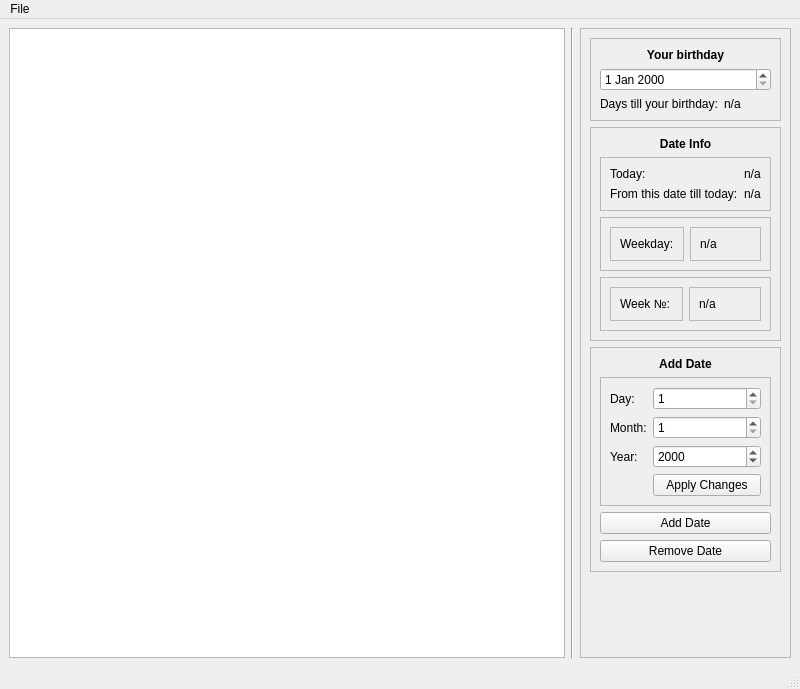
<?xml version="1.0" encoding="UTF-8"?>
<ui version="4.0">
 <class>MainWindow</class>
 <widget class="QMainWindow" name="MainWindow">
  <property name="geometry">
   <rect>
    <x>0</x>
    <y>0</y>
    <width>800</width>
    <height>689</height>
   </rect>
  </property>
  <property name="windowTitle">
   <string>MainWindow</string>
  </property>
  <widget class="QWidget" name="centralwidget">
   <layout class="QHBoxLayout" name="horizontalLayout">
    <item>
     <widget class="QTableWidget" name="tableWidget"/>
    </item>
    <item>
     <widget class="Line" name="line">
      <property name="orientation">
       <enum>Qt::Vertical</enum>
      </property>
     </widget>
    </item>
    <item>
     <widget class="QFrame" name="settingsFrame">
      <property name="sizePolicy">
       <sizepolicy hsizetype="Maximum" vsizetype="Preferred">
        <horstretch>0</horstretch>
        <verstretch>0</verstretch>
       </sizepolicy>
      </property>
      <property name="frameShape">
       <enum>QFrame::StyledPanel</enum>
      </property>
      <property name="frameShadow">
       <enum>QFrame::Raised</enum>
      </property>
      <layout class="QVBoxLayout" name="verticalLayout">
       <item>
        <widget class="QFrame" name="bdayFrame">
         <property name="sizePolicy">
          <sizepolicy hsizetype="Preferred" vsizetype="Minimum">
           <horstretch>0</horstretch>
           <verstretch>0</verstretch>
          </sizepolicy>
         </property>
         <property name="frameShape">
          <enum>QFrame::StyledPanel</enum>
         </property>
         <property name="frameShadow">
          <enum>QFrame::Raised</enum>
         </property>
         <layout class="QGridLayout" name="gridLayout">
          <item row="2" column="0">
           <widget class="QLabel" name="label_4">
            <property name="text">
             <string>Days till your birthday:</string>
            </property>
           </widget>
          </item>
          <item row="2" column="1">
           <widget class="QLabel" name="tillBdayValueLabel">
            <property name="text">
             <string>n/a</string>
            </property>
           </widget>
          </item>
          <item row="1" column="0" colspan="2">
           <widget class="QDateEdit" name="bdayDateEdit"/>
          </item>
          <item row="0" column="0" colspan="2">
           <widget class="QLabel" name="label_2">
            <property name="font">
             <font>
              <weight>75</weight>
              <bold>true</bold>
             </font>
            </property>
            <property name="text">
             <string>Your birthday</string>
            </property>
            <property name="alignment">
             <set>Qt::AlignCenter</set>
            </property>
           </widget>
          </item>
         </layout>
        </widget>
       </item>
       <item>
        <widget class="QFrame" name="infoFrame">
         <property name="frameShape">
          <enum>QFrame::StyledPanel</enum>
         </property>
         <property name="frameShadow">
          <enum>QFrame::Raised</enum>
         </property>
         <layout class="QVBoxLayout" name="verticalLayout_3">
          <item>
           <widget class="QLabel" name="label">
            <property name="enabled">
             <bool>true</bool>
            </property>
            <property name="font">
             <font>
              <weight>75</weight>
              <italic>false</italic>
              <bold>true</bold>
             </font>
            </property>
            <property name="layoutDirection">
             <enum>Qt::LeftToRight</enum>
            </property>
            <property name="text">
             <string>Date Info</string>
            </property>
            <property name="alignment">
             <set>Qt::AlignCenter</set>
            </property>
           </widget>
          </item>
          <item>
           <widget class="QFrame" name="todayFrame">
            <property name="frameShape">
             <enum>QFrame::StyledPanel</enum>
            </property>
            <property name="frameShadow">
             <enum>QFrame::Raised</enum>
            </property>
            <layout class="QFormLayout" name="formLayout_2">
             <item row="0" column="0">
              <widget class="QLabel" name="todayLabel">
               <property name="text">
                <string>Today:</string>
               </property>
              </widget>
             </item>
             <item row="1" column="0">
              <widget class="QLabel" name="label_3">
               <property name="text">
                <string>From this date till today:</string>
               </property>
              </widget>
             </item>
             <item row="0" column="1">
              <widget class="QLabel" name="todayValueLabel">
               <property name="text">
                <string>n/a</string>
               </property>
              </widget>
             </item>
             <item row="1" column="1">
              <widget class="QLabel" name="durationLabel">
               <property name="text">
                <string>n/a</string>
               </property>
              </widget>
             </item>
            </layout>
           </widget>
          </item>
          <item>
           <widget class="QFrame" name="WeekdayFrame">
            <property name="frameShape">
             <enum>QFrame::StyledPanel</enum>
            </property>
            <property name="frameShadow">
             <enum>QFrame::Raised</enum>
            </property>
            <layout class="QHBoxLayout" name="horizontalLayout_2">
             <item>
              <widget class="QFrame" name="weekdayLabelFrame">
               <property name="frameShape">
                <enum>QFrame::StyledPanel</enum>
               </property>
               <property name="frameShadow">
                <enum>QFrame::Raised</enum>
               </property>
               <layout class="QVBoxLayout" name="verticalLayout_4">
                <item>
                 <widget class="QLabel" name="weekdayLabel">
                  <property name="text">
                   <string>Weekday:</string>
                  </property>
                 </widget>
                </item>
               </layout>
              </widget>
             </item>
             <item>
              <widget class="QFrame" name="weekdayValueFrame">
               <property name="sizePolicy">
                <sizepolicy hsizetype="Expanding" vsizetype="Preferred">
                 <horstretch>0</horstretch>
                 <verstretch>0</verstretch>
                </sizepolicy>
               </property>
               <property name="frameShape">
                <enum>QFrame::StyledPanel</enum>
               </property>
               <property name="frameShadow">
                <enum>QFrame::Raised</enum>
               </property>
               <layout class="QVBoxLayout" name="verticalLayout_5">
                <item>
                 <widget class="QLabel" name="weekdayValueLabel">
                  <property name="text">
                   <string>n/a</string>
                  </property>
                 </widget>
                </item>
               </layout>
              </widget>
             </item>
            </layout>
           </widget>
          </item>
          <item>
           <widget class="QFrame" name="sinceStartFrame">
            <property name="frameShape">
             <enum>QFrame::StyledPanel</enum>
            </property>
            <property name="frameShadow">
             <enum>QFrame::Raised</enum>
            </property>
            <layout class="QHBoxLayout" name="horizontalLayout_4">
             <item>
              <widget class="QFrame" name="weekNumLabelFrame">
               <property name="frameShape">
                <enum>QFrame::StyledPanel</enum>
               </property>
               <property name="frameShadow">
                <enum>QFrame::Raised</enum>
               </property>
               <layout class="QVBoxLayout" name="verticalLayout_9">
                <item>
                 <widget class="QLabel" name="weekNumLabel">
                  <property name="text">
                   <string>Week №:</string>
                  </property>
                 </widget>
                </item>
               </layout>
              </widget>
             </item>
             <item>
              <widget class="QFrame" name="weekNumValueFrame">
               <property name="frameShape">
                <enum>QFrame::StyledPanel</enum>
               </property>
               <property name="frameShadow">
                <enum>QFrame::Raised</enum>
               </property>
               <layout class="QVBoxLayout" name="verticalLayout_8">
                <item>
                 <widget class="QLabel" name="weekNumValueLabel">
                  <property name="text">
                   <string>n/a</string>
                  </property>
                 </widget>
                </item>
               </layout>
              </widget>
             </item>
            </layout>
           </widget>
          </item>
         </layout>
        </widget>
       </item>
       <item>
        <widget class="QFrame" name="addDateFrame">
         <property name="frameShape">
          <enum>QFrame::StyledPanel</enum>
         </property>
         <property name="frameShadow">
          <enum>QFrame::Raised</enum>
         </property>
         <layout class="QVBoxLayout" name="verticalLayout_10">
          <item>
           <widget class="QLabel" name="addDateLabel">
            <property name="font">
             <font>
              <weight>75</weight>
              <italic>false</italic>
              <bold>true</bold>
             </font>
            </property>
            <property name="text">
             <string>Add Date</string>
            </property>
            <property name="alignment">
             <set>Qt::AlignCenter</set>
            </property>
           </widget>
          </item>
          <item>
           <widget class="QFrame" name="addDateLabelFrame">
            <property name="sizePolicy">
             <sizepolicy hsizetype="Minimum" vsizetype="Minimum">
              <horstretch>0</horstretch>
              <verstretch>0</verstretch>
             </sizepolicy>
            </property>
            <property name="frameShape">
             <enum>QFrame::StyledPanel</enum>
            </property>
            <property name="frameShadow">
             <enum>QFrame::Raised</enum>
            </property>
            <layout class="QFormLayout" name="formLayout">
             <item row="0" column="0">
              <widget class="QLabel" name="dayLabel">
               <property name="text">
                <string>Day:</string>
               </property>
              </widget>
             </item>
             <item row="0" column="1">
              <widget class="QSpinBox" name="daySpinBox">
               <property name="minimum">
                <number>1</number>
               </property>
               <property name="maximum">
                <number>31</number>
               </property>
              </widget>
             </item>
             <item row="1" column="0">
              <widget class="QLabel" name="monthLabel">
               <property name="text">
                <string>Month:</string>
               </property>
              </widget>
             </item>
             <item row="1" column="1">
              <widget class="QSpinBox" name="monthSpinBox">
               <property name="minimum">
                <number>1</number>
               </property>
               <property name="maximum">
                <number>12</number>
               </property>
              </widget>
             </item>
             <item row="2" column="0">
              <widget class="QLabel" name="yearLabel">
               <property name="text">
                <string>Year:</string>
               </property>
              </widget>
             </item>
             <item row="2" column="1">
              <widget class="QSpinBox" name="yearSpinBox">
               <property name="minimum">
                <number>1</number>
               </property>
               <property name="maximum">
                <number>9999</number>
               </property>
               <property name="value">
                <number>2000</number>
               </property>
              </widget>
             </item>
             <item row="3" column="1">
              <widget class="QPushButton" name="applyChangesButton">
               <property name="text">
                <string>Apply Changes</string>
               </property>
              </widget>
             </item>
            </layout>
           </widget>
          </item>
          <item>
           <widget class="QPushButton" name="addDateButton">
            <property name="text">
             <string>Add Date</string>
            </property>
           </widget>
          </item>
          <item>
           <widget class="QPushButton" name="removeDateButton">
            <property name="text">
             <string>Remove Date</string>
            </property>
           </widget>
          </item>
         </layout>
        </widget>
       </item>
       <item>
        <spacer name="verticalSpacer">
         <property name="orientation">
          <enum>Qt::Vertical</enum>
         </property>
         <property name="sizeHint" stdset="0">
          <size>
           <width>20</width>
           <height>40</height>
          </size>
         </property>
        </spacer>
       </item>
      </layout>
     </widget>
    </item>
   </layout>
  </widget>
  <widget class="QMenuBar" name="menubar">
   <property name="geometry">
    <rect>
     <x>0</x>
     <y>0</y>
     <width>800</width>
     <height>30</height>
    </rect>
   </property>
   <widget class="QMenu" name="menuFile">
    <property name="title">
     <string>File</string>
    </property>
    <addaction name="actionOpen"/>
    <addaction name="actionRefresh"/>
   </widget>
   <addaction name="menuFile"/>
  </widget>
  <widget class="QStatusBar" name="statusbar"/>
  <action name="actionOpen">
   <property name="text">
    <string>Open</string>
   </property>
  </action>
  <action name="actionRefresh">
   <property name="text">
    <string>Refresh</string>
   </property>
  </action>
 </widget>
 <resources/>
 <connections/>
</ui>
